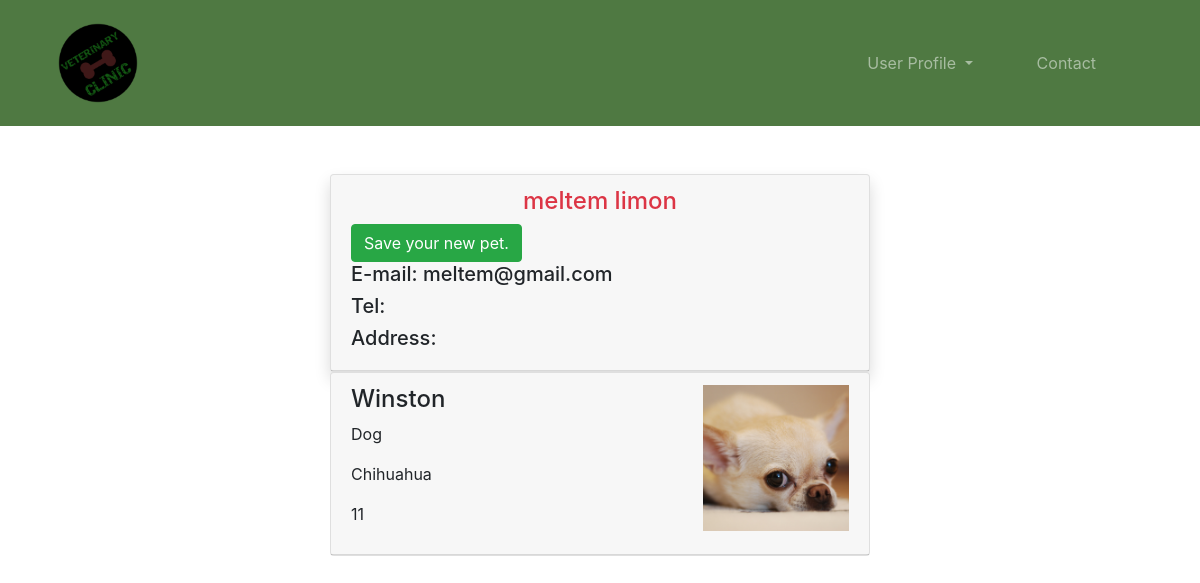
/user/petowner/meltem (signed in), run on the app's committed database.
### pet/models.py (models this page shows)
class Pet(models.Model):
    petowner = models.ForeignKey("auth.user", on_delete=models.CASCADE)
    image = models.FileField(null=True, blank=True, verbose_name="Image")
    type = models.CharField(max_length=20, verbose_name="Type")
    genius = models.CharField(max_length=20, verbose_name="Genius")
    name = models.CharField(max_length=20, verbose_name="Name")
    age = models.CharField(max_length=4, verbose_name="Age")
    explanation = models.TextField(verbose_name="Explanation")
    created_date = models.DateField(auto_now_add=True, verbose_name="Created Date")

### user/views.py (the view)
# urls.py: path('petowner/<username>', views.petowner, name="petowner"), #special page for user /petowner/username/blablaba..
@login_required(login_url="user:login")
def petowner(request, username):
    user = get_object_or_404(User, username=username)
    pets = Pet.objects.filter(petowner=request.user)
    return render(request, "petowner.html", {"user":user, "pets":pets})

### templates/petowner.html (shortened to what this page needs)
{% extends "base.html" %}
{% block body %}
    <header class="container mt-5">
        <div class="row">
            <div class="col-md-6 m-auto">
            {% if not  request.user.is_superuser %}
                <div class="card shadow">
                    <div class="card-header">
                        <h4 class="text-center text-danger">{{user.first_name}} {{user.last_name}}</h4>
                        <a class="btn btn-success" href="{% url 'pet:addpet' %}">Save your new pet.</a>
                        <h5>E-mail: {{user.email}}</h5>
                        <h5>Tel: {{user.petowner.tel}}</h5>
                        <h5>Address: {{user.petowner.address}}</h5>
                    </div>
                </div>
            {% endif %}
            </div>
        </div>
        <div class="row">
            <div class="col-md-6 m-auto">
                {% for pet in pets %}
                    <div class="card">
                        <div class="card-header">
                            <div class="row">
                                <div class="col-8">
                                    <h4>{{pet.name}}</h4>
                                    <p>{{pet.type}}</p>
                                    <p>{{pet.genius}}</p>
                                    <p>{{pet.age}}</p>
                                </div>
                                <div class="col-4">
                                    <img src="{{pet.image.url}}" class="img-fluid">
                                </div>
                            </div>
                        </div>
                    </div>
                {% endfor %}
            </div>
        </div>
    </header>
{% endblock %}

### static/css/style.css (style rules this page uses)
body { margin: 0 !important; padding: 0 !important; }

### data on the page
Pet: name "Winston", type "Dog", genius "Chihuahua", age "11", image (picture)

### other printed values
{{ user.first_name }} "meltem"
{{ user.last_name }} "limon"
{{ user.email }} "meltem@gmail.com"
